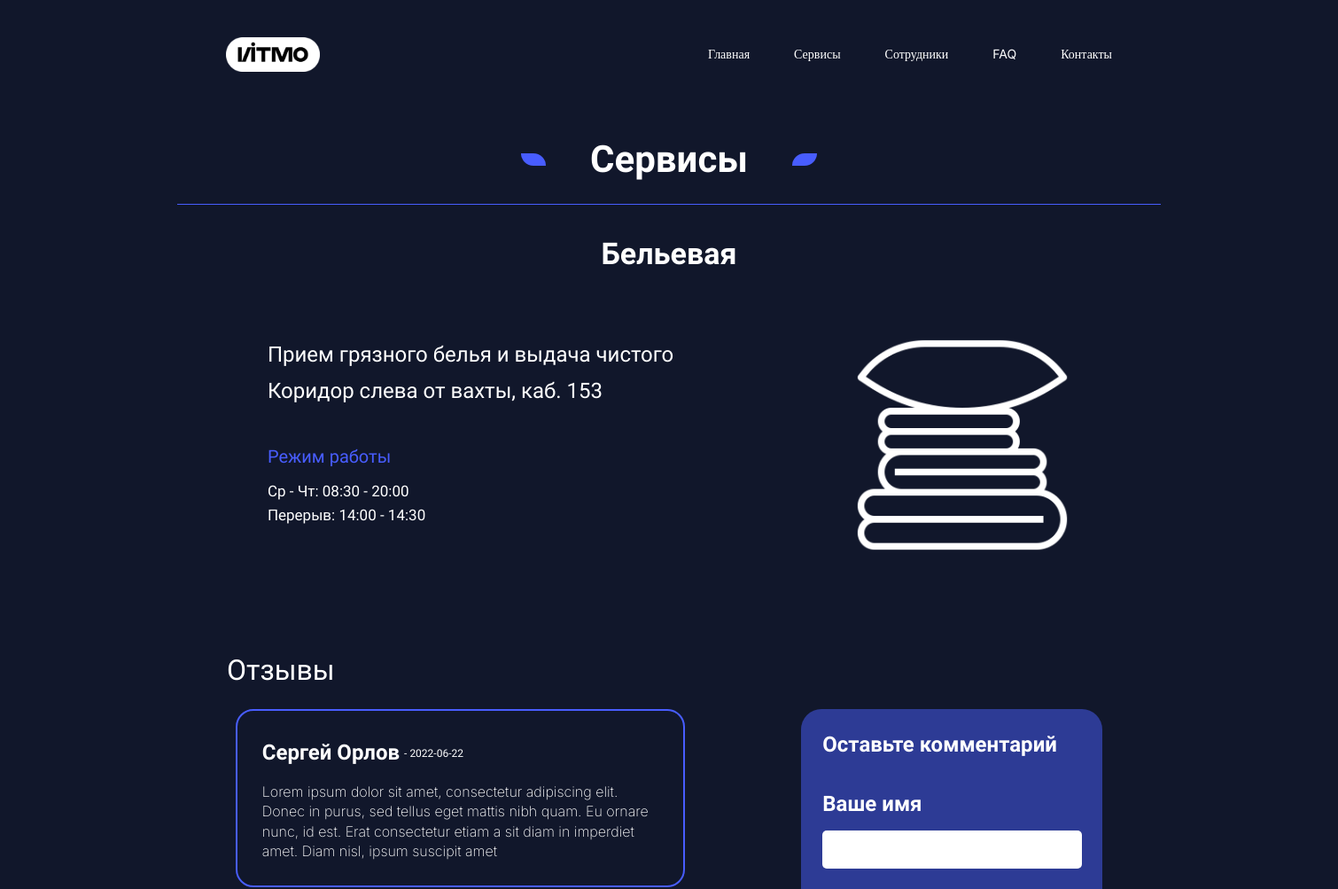
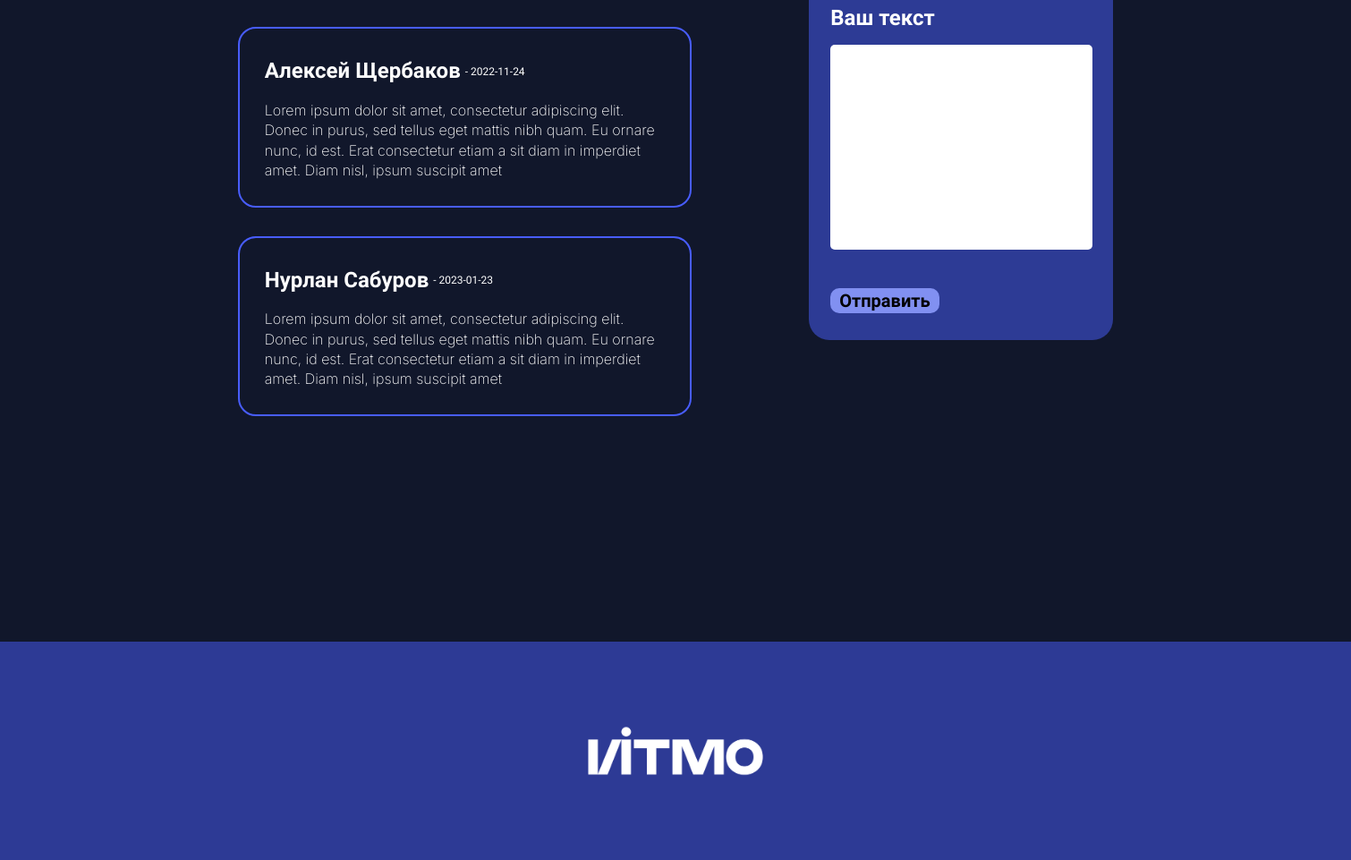
The app's page /index.php?page=services&serviceID=2 with its own data (2 pictures, top to bottom).
### tables this page shows
CREATE TABLE IF NOT EXISTS `pages` (
  `ID` int NOT NULL AUTO_INCREMENT,
  `etitle` varchar(50) DEFAULT NULL,
  `rtitle` varchar(50) DEFAULT NULL,
  `content` text,
  `so` int DEFAULT NULL,
  KEY `ID` (`ID`)
);

CREATE TABLE IF NOT EXISTS `services` (
  `ID` int NOT NULL AUTO_INCREMENT,
  `name` varchar(50) DEFAULT NULL,
  `photo` varchar(200) DEFAULT NULL,
  `descript` text,
  `timetable` text,
  `so` int DEFAULT NULL,
  KEY `ID` (`ID`)
);

CREATE TABLE IF NOT EXISTS `reviews` (
  `ID` int NOT NULL AUTO_INCREMENT,
  `uname` varchar(50) DEFAULT NULL,
  `message` text,
  `mdate` date DEFAULT NULL,
  `service_ID` int DEFAULT NULL,
  KEY `ID` (`ID`)
);

### index.php (the view, shortened to what this page needs)
<html lang = "ru">
<head>
	<link rel="stylesheet" type ="text/css" href ="./css/style.css">
</head>
<body>
	<?php
	$db = mysqli_connect("127.0.0.1", "root", "1234567890", "db_vyazma");
	$sqltext="select etitle, rtitle from pages order by so";
	print('
		<header>
		<div class="header-container">
			<a href="index.php?page=main">
				<img src="../images/logo.png">
			</a>
			<nav class="header-nav">
				<ul class="header-list"> ');
	if($r=mysqli_query($db,$sqltext)) {
		while($i=mysqli_fetch_array($r)) {
	  		print('<li><a href="index.php?page='.$i['etitle'].'">'.$i['rtitle'].'</a></li> ');
		}
	}
	print('
		</ul>
			</nav>
		</div>
	</header> ');
	if(!empty($_GET['page'])) {
		$page=$_GET['page'];
	}
	else {
		$page='main';
	}
	$sqltext = 'select * from pages where etitle="'.$page.'"';
	if ($r = mysqli_query($db, $sqltext)) {
	  	if($i = mysqli_fetch_array($r)) {
			if($i['etitle'] != 'home') {
				print('
					<div class="h1">
						<div class="lilRect"></div>
						<h1 class="text">'.$i['rtitle'].'</h1>
						<div class="lilRect" id="reverse"></div>
					</div>');
		  	}
		  		include($i['content']);
		}
		else {
		  	print('Такой страницы нет!');
	  	}
	}
	print('<footer> <a href="https://itmo.ru/"> <img src="../images/logoWOutback.png"> </a> </footer>');
	 ?>
</body>
</html>

### php/services.php (shortened to what this page needs)
<body>
	<?php
	$db = mysqli_connect("127.0.0.1:55555", "root", "", "lab");
		if(empty($_GET['serviceID'])){
			$sqltext = "select ID, name, photo, descript, timetable from services order by so";
			if($r=mysqli_query($db,$sqltext))
			{
				print('<div class="main-content">
						<div class="cards">');
				if ($admin) {
					print('
						<div class="updateform"><form action="index.php?page=services&action=addservice"method="POST">
						<p class="text">Добавить новый сервис:</p>
						<input type="hidden" name="ID"/>
						<p class="text"><br/>Название сервиса:</p>
						<input type="text" name="name"/>
						<p class="text">Фото:</p>
						<input type="text" name="photo"/>
						<p class="text">Описание:</p>
						<textarea name="descript"></textarea>
						<p class="text">Расписание:</p>
						<textarea name="timetable"></textarea>
						<p class="text">Порядковый номер:</p>
						<input type="text" name="so" />
						<input type="submit" value="Добавить"></form></div>');
				}
				while($i=mysqli_fetch_array($r)) {
					$k = mysqli_query($db, "SELECT COUNT(1) FROM reviews WHERE service_ID=".$i['ID']);
					$j = mysqli_fetch_array( $k );
					print('<div class="card">
			        <div class="imgServ"><img src="'.$i['photo'].'"></div>
			        <div class="infoServ">
			            <div class="text job"><a href="index.php?page=services&serviceID='.$i['ID'].'">'.$i['name'].'</a></div>
			            <div class="text info">'.$i['descript'].'</div>
			            <div class="text regime" id="regime">Режим работы</div>
			            <div class="text time" id="time">'.$i['timetable'].'</div>
			            <div class="reviewLink"><a href="index.php?page=services&serviceID='.$i['ID'].'">Отзывы ('.$j[0].')</a></div></div></div>');
					if($admin) {
						print('<div class="adminButtonChange"><form action="index.php?page=services&action=deleteservice&ID='.$i['ID'].'" method="POST">
							<input type="hidden" name="deleteID" value="'.$i['ID'].'">
							<input type="submit" value="Удалить этот сервис"
							onclick="return confirm(\'ВЫ ДЕЙСТВИТЕЛЬНО ХОТИТЕ БЕЗВОЗВРАТНО УДАЛИТЬ ЭТОТ СЕРВИС?\');"></form></div>' );
					}
				}
				print('</div></div>');
			}
		}
		else {
			$sqltext="select * from services where ID=".$_GET['serviceID'];
			if($r=mysqli_query($db,$sqltext)) {
				if($i=mysqli_fetch_array($r)) {
					print('
						<div class="service">
				<div class="line"></div>
				<div class="text job" id="job">'.$i['name'].'</div>
				<div class="serv1">
					<div class="serv2">
						<div class="text info" id="info">'.$i['descript'].'</div>
			            <div class="text regime" id="regime">Режим работы</div>
			            <div class="text time" id="time">'.$i['timetable'].'</div>
					</div>
					<div class="serv3"><img src="'.$i['photo'].'"></div>
				</div>
				<h2 class="text">Отзывы</h2>');
				}
			}
			if($r=mysqli_query($db,"select * from reviews where service_ID=".$i['ID'])) {
				print('<div class="review">
					<div class="comments">');
				while($k=mysqli_fetch_array($r)) {
					print('
						<div class="comment">
							<div class="comPart1">
								<div class="text nameCom">'.$k['uname'].'</div>
								<div class="text dateCom"> - '.$k['mdate'].'</div>'.
								($admin?'
									<a class="adminImg" href="index.php?page=services&serviceID='.$_GET['serviceID'].'&action=deletereview&ID='.$k['ID'].'">
			               				<img src="../images/deleteIcon.png"/>
			               			</a>
			               			<a class="adminImg" href="index.php?page=services&serviceID='.$_GET['serviceID'].'&action=updateform&ID='.$k['ID'].'">
			               				<img src="../images/editIcon.png"/>
			               			</a>':'').'
							</div>
							<div class="comPart2">'.$k['message'].'</div>
						</div>');
				}
			}
			$sqltext="select * from services where ID=".$_GET['serviceID'];
			if($r=mysqli_query($db,$sqltext)) {
				if($i=mysqli_fetch_array($r)) {
					print('
						</div>
						<div class="formCom">
							<h1 class="text">Оставьте комментарий</h1>
							<form action="index.php?page=services&serviceID='.$i['ID'].'&action=addreview"method="POST">
								<label for="fname">Ваше имя</label>
								<input type="text" name="uname">
								<label for="comment">Ваш текст</label>
								<textarea name="message"></textarea>
								<input type="submit" value="Отправить">
							</form>
						</div>
					</div>
				</div>  ');
				}
			}
		}
	?>
</body>
</html>

### css/style.css (style rules this page uses)
* { line-height: 140%; margin: 0px; padding: 0px; box-sizing: border-box; }
html { height: 100%; }
body { display: flex; flex-direction: column; height: 100%; background-color: #11172B; min-width: 1500px; width: auto; }
.text { font-family: 'El Messiri'; color: white; }
header { display: flex; flex: 0 0 auto; justify-content: center; }
.header-container { display: flex; justify-content: space-between; max-width: 1000px; align-items: center; padding-top: 42px; width: 100%; }
.header-container a { color: white; font-family: 'Inter'; font-size: 14px; text-decoration: none; }
.header-container a img { width: 106px; height: 39px; }
.header-nav { display: flex; flex-wrap: nowrap; }
.header-list { list-style-type: none; display: flex; flex-wrap: wrap; }
.header-list li:not(:last-child) { padding-right: 50px; }
footer { display: flex; justify-content: center; background-color: #2D3A95; border:0px solid #000; flex: 0 0 auto; margin-top: 220px; }
footer a { margin-top: 80px; margin-bottom: 80px; }
footer a img { width: 214px; height: 84px; }
.h1 { display: flex; flex-direction: row; justify-content: center; align-items: center; margin-top: 70px; }
.lilRect { width: 28px; height: 14px; background-color: #485DFF; border-radius: 0px 50px 0px 50px; border:0px solid #000; }
.h1 h1 { font-weight: Bold; font-size: 42px; opacity: 1; margin-left: 50px; }
#reverse { margin-left: 50px; transform: scale(-1,1); }
.job { font-size: 34px; font-weight: 600; }
.regime { color: #485DFF; font-size: 20px; font-weight: 500; }
.time { font-size: 17px; font-weight: 400; line-height: 1.6; }
.info { margin-top: 32px; font-size: 17px; font-weight: 400; line-height: 1.7; }
html { scroll-behavior: smooth; }
label { font-family: 'El Messiri'; color: white; font-size: 24px; font-weight: 600; margin-bottom: 13px; margin-top: 27px; }
input[type="text"], input[type="email"], textarea, input[type="password"] { border-radius: 5px; width: 365px; font-family: 'El Messiri'; font-size: 23px; font-weight: 600; border:0px solid #000; padding: 5px 10px; display: inline-block; }
input[type="submit"] { width: auto; height: auto; border-radius: 10px; background-color: #8190F1; font-family: 'El Messiri'; font-size: 20px; font-weight: bolder; color: black; border: 0px; margin-top: 43px; padding: 0px 10px 0px 10px; cursor: pointer; }
textarea { height: 229px; resize: none; overflow: hidden; }
.service { display: flex; flex-direction: column; align-items: center; align-items: stretch; margin-top: 20px; margin-left: 200px; margin-right: 200px; }
.line { width: auto; height: 1px; background-color: #485DFF; opacity: 100%; border:0px solid #000; }
.service #job { align-self: center; margin-top: 32px; }
.serv1 { display: flex; flex-direction: row; margin-top: 70px; justify-content: space-around; }
.serv2 { display: flex; flex-direction: column; }
.serv3 { width: 244px; height: 244px; display: flex; justify-content: center; align-items: center; overflow: hidden; }
.serv3 img { flex-shrink: 1; min-width: 100%; min-height: 100%; }
#info { font-size: 24px; margin-top: 0px; }
.serv2 #regime { margin-top: 39px; margin-bottom: 12px; }
.service h2 { font-size: 32px; font-weight: 500; margin-top: 110px; padding-left: 56px; }
.review { display: flex; flex-direction: row; justify-content: space-around; align-items: flex-start; margin-top: 21px; }
.comments { display: flex; flex-direction: column; justify-content: center; }
.comment { display: flex; flex-direction: column; width: 507px; border:2px solid #485DFF; border-radius: 20px; padding-top: 31px; padding-left: 28px; padding-right: 28px; padding-bottom: 28px; margin-bottom: 32px; }
.comPart1 { display: flex; flex-direction: row; align-items: center; }
.comPart2 { font-family: 'Inter'; color: white; font-size: 16px; font-weight: 200; word-wrap: break-word; }
.service .comPart2 { margin-top: 15px; }
.nameCom { font-size: 24px; font-weight: 600; margin-right: 5px; }
.dateCom { font-size: 12px; font-weight: 400; align-self: center; }
.formCom { display: flex; flex-direction: column; background-color: #2D3B95; border-radius: 23px; border:0px solid #000; padding-left: 24px; padding-top: 24px; padding-right: 23px; padding-bottom: 30px; }
.formCom h1 { font-size: 24px; font-weight: 600; margin-bottom: 6px; }
.formCom input[type="text"] { width: 293px; }
.formCom textarea { width: 293px; }
form { display: flex; flex-direction: column; align-items: center; }
.formCom form { align-items: flex-start; }

### records on screen
pages: rtitle "Главная"
pages: rtitle "Сервисы"
pages: rtitle "Сотрудники"
pages: rtitle "FAQ"
pages: rtitle "Контакты"
services: name "Бельевая", descript "Прием грязного белья и выдача чистого Коридор слева от вахты, каб. 153", timetable "Ср - Чт: 08:30 - 20:00 Перерыв: 14:00 - 14:30", photo (picture)
reviews: uname "Сергей Орлов", mdate "2022-06-22", message "Lorem ipsum dolor sit amet, consectetur adipiscing elit. Donec in purus, sed tellus eget mattis nibh quam. Eu ornare nunc, id est. Erat consectetur etiam a sit diam in imperdiet amet. Diam nisl, ipsum suscipit amet"
reviews: uname "Алексей Щербаков", mdate "2022-11-24", message "Lorem ipsum dolor sit amet, consectetur adipiscing elit. Donec in purus, sed tellus eget mattis nibh quam. Eu ornare nunc, id est. Erat consectetur etiam a sit diam in imperdiet amet. Diam nisl, ipsum suscipit amet"
reviews: uname "Нурлан Сабуров", mdate "2023-01-23", message "Lorem ipsum dolor sit amet, consectetur adipiscing elit. Donec in purus, sed tellus eget mattis nibh quam. Eu ornare nunc, id est. Erat consectetur etiam a sit diam in imperdiet amet. Diam nisl, ipsum suscipit amet"
